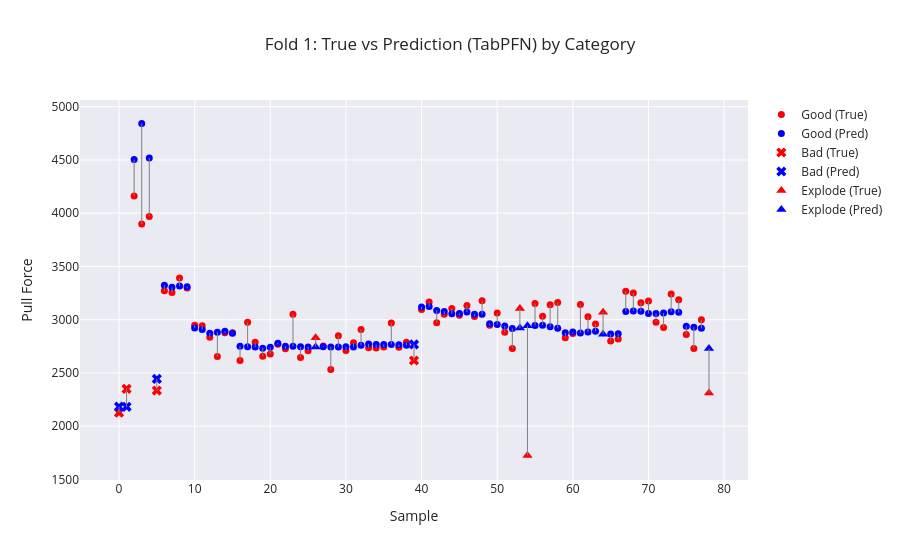
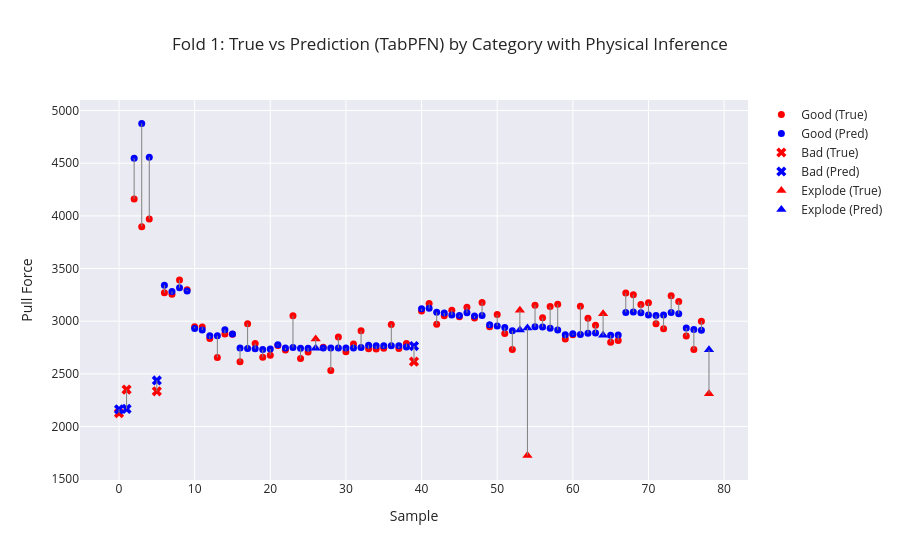
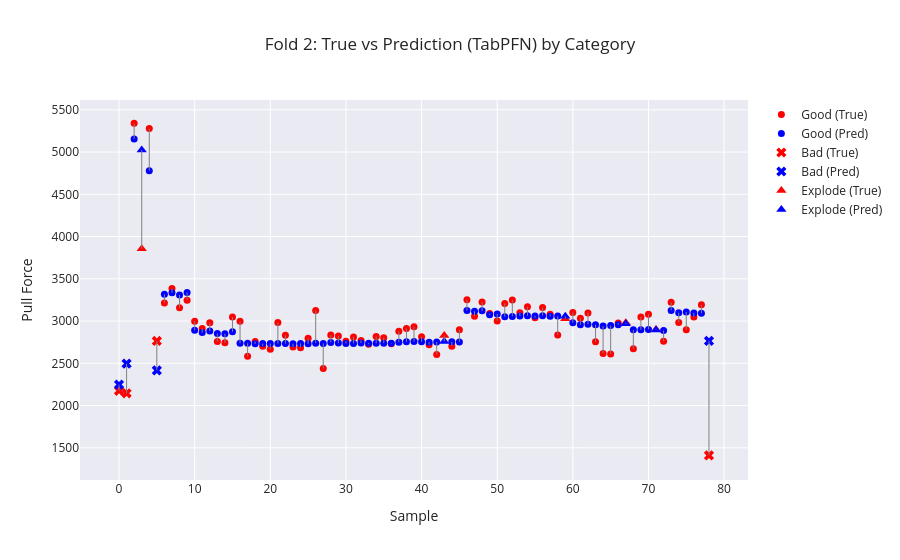
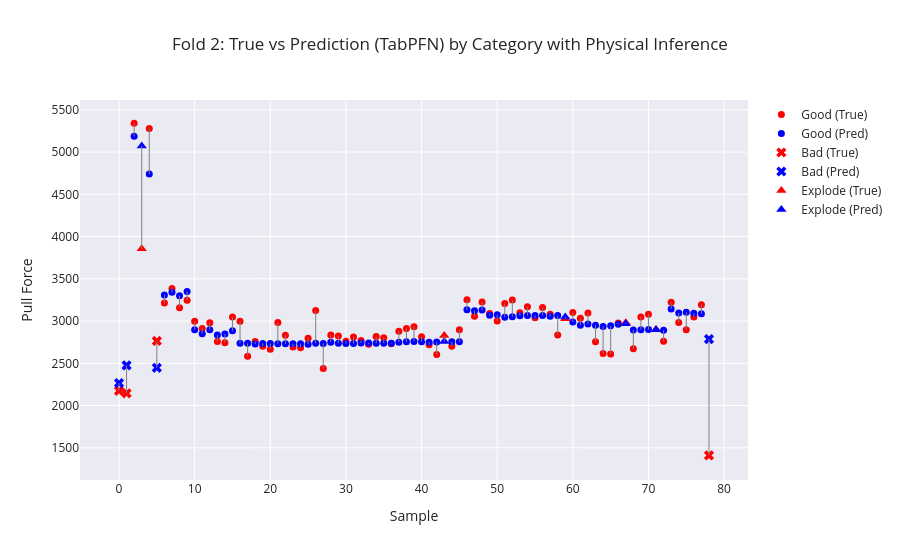

The cell these charts' notebook holds for them, in order:
### Markdown cell above
# Cross Validation

### Code cell
cross_df = pd.read_csv("data/train_dev_data.csv")
target_column_regression = "PullTest (N)" 

skf = StratifiedKFold(n_splits=3, shuffle=True, random_state=42)

#Metrics with and without physical inference
direct_mae, direct_rmse, direct_r2 = [], [], [] 
hybrid_mae, hybrid_rmse, hybrid_r2 = [], [], [] 

for fold, (train_index, val_index) in enumerate(skf.split(cross_df["Sample ID"], cross_df["Category"])):


    # Build fold-specific data
    train_df = cross_df.iloc[train_index].copy()
    val_df   = cross_df.iloc[val_index].copy()

    # Group targets by Sample ID (SAME as non‑CV pipeline)
    y_train_reg = train_df.groupby("Sample ID")["PullTest (N)"].first()
    y_val_reg   = val_df.groupby("Sample ID")["PullTest (N)"].first()

    # Build feature matrices at Sample ID level
    x_train = train_df.groupby("Sample ID").first()
    x_val   = val_df.groupby("Sample ID").first()

    x_tr_class, y_tr_class = get_features_and_target(x_train, target_column_class)
    x_val_class, y_val_class = get_features_and_target(x_val, target_column_class)

    x_tr_reg, y_tr_reg = get_features_and_target(x_train, target_column_regression)
    x_val_reg, y_val_reg = get_features_and_target(x_val, target_column_regression)

    #Classification
    classifier = TabPFNClassifier()
    classifier.fit(x_tr_class, y_tr_class)

    predictions_class_train = classifier.predict(x_tr_class)
    predictions_class_dev = classifier.predict(x_val_class)

    # Plot classification results for this fold
    plot_visualizer_classification(
        y_true=y_val_class,
        y_pred=predictions_class_dev,
        class_labels=["Bad", "Good"],
        title=f"Fold {fold+1} — Confusion Matrix"
    )


    physics_train = compute_pullforces(x_tr_reg, y_tr_reg, predictions_class_train) 
    physics_val = compute_pullforces(x_val_reg, y_val_reg, predictions_class_dev)
    
    regressor = TabPFNRegressor()
    regressor.fit(x_tr_reg, y_tr_reg)

    # Predict on the test set
    predictions_regression_dev_without_physics = regressor.predict(x_val_reg)

    direct_mae.append(mean_absolute_error(y_val_reg, predictions_regression_dev_without_physics)) 
    direct_rmse.append(np.sqrt(mean_squared_error(y_val_reg, predictions_regression_dev_without_physics))) 
    direct_r2.append(r2_score(y_val_reg, predictions_regression_dev_without_physics))

    # Categories
    categories= cross_df.iloc[val_index]["Category"].values

    plot_visualizer(
        true_vals=y_val_reg,
        pred_vals=predictions_regression_dev_without_physics,
        categories=categories,
        title=f"Fold {fold+1}: True vs Prediction (TabPFN) by Category"
    )

    x_tr_hybrid = x_tr_reg.copy() 
    x_val_hybrid = x_val_reg.copy() 
    
    x_tr_hybrid["Physical_Inference"] = physics_train 
    x_val_hybrid["Physical_Inference"] = physics_val 
    
    hybrid_model = TabPFNRegressor() 
    hybrid_model.fit(x_tr_hybrid, y_train_reg) 
    
    hybrid_pred = hybrid_model.predict(x_val_hybrid) 
    hybrid_mae.append(mean_absolute_error(y_val_reg, hybrid_pred)) 
    hybrid_rmse.append(np.sqrt(mean_squared_error(y_val_reg, hybrid_pred))) 
    hybrid_r2.append(r2_score(y_val_reg, hybrid_pred))  

    plot_visualizer(
        true_vals=y_val_reg,
        pred_vals=hybrid_pred,
        categories=categories,
        title=f"Fold {fold+1}: True vs Prediction (TabPFN) by Category with Physical Inference"
    )

    print(f"\n=== Fold {fold+1} ===") 
    print(f"Direct:\n MAE={direct_mae[-1]:.2f},\n RMSE={direct_rmse[-1]:.2f},\n R²={direct_r2[-1]:.2f}\n")
    print(f"Hybrid:\n MAE={hybrid_mae[-1]:.2f},\n RMSE={hybrid_rmse[-1]:.2f},\n R²={hybrid_r2[-1]:.2f}")

    corr = np.corrcoef(physics_train, y_train_reg)[0,1] 
    print(f"Pearson correlation (Physics vs True PullForce): {corr:.4f}")

print("\n=== FINAL CROSS‑VALIDATION RESULTS ===") 
print("\n--- Direct Model ---") 
print(f"MAE mean: {np.mean(direct_mae):.2f}") 
print(f"RMSE mean: {np.mean(direct_rmse):.2f}") 
print(f"R² mean: {np.mean(direct_r2):.2f}")

print("\n--- Hybrid Model (Physics as Feature) ---") 
print(f"MAE mean: {np.mean(hybrid_mae):.2f}") 
print(f"RMSE mean: {np.mean(hybrid_rmse):.2f}") 
print(f"R² mean: {np.mean(hybrid_r2):.2f}")
